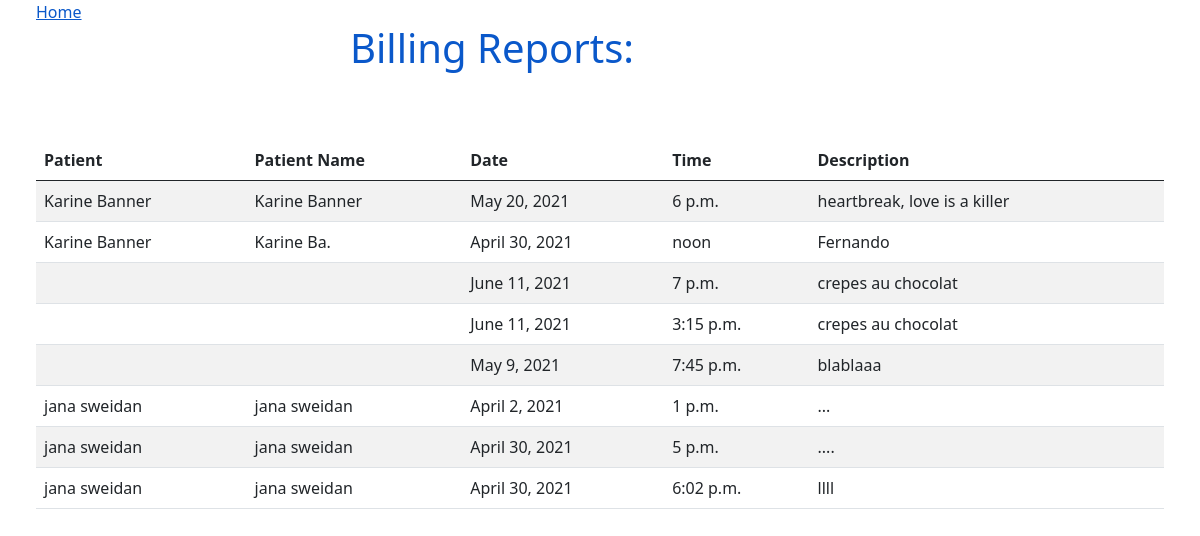
/billing (signed in), run on an earlier commit of the app's database.
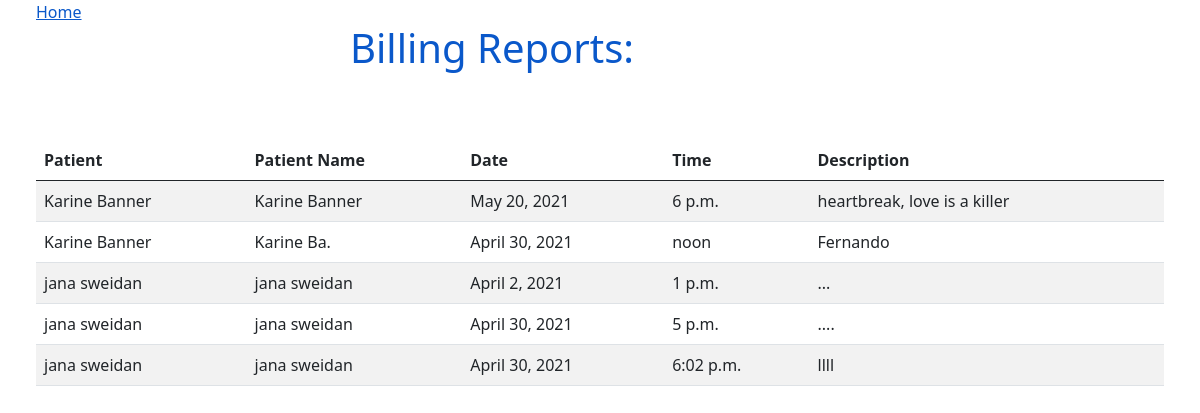
And on a later commit of the database.
### appointments/models.py (models this page shows, shortened)
class Appointment(models.Model):
    patient = models.ForeignKey(Patient, on_delete=models.CASCADE, related_name='appointment_patient')
    doctor = models.ForeignKey(Doctor, on_delete=models.CASCADE, related_name='appointment_doctor')
    patientname=models.CharField(max_length=40,null=True)
    doctorname =models.CharField(max_length=40,null=True)
    date = models.DateField(null=True)
    time = models.fields.TimeField(null=True)
    description=models.TextField(max_length=500, null=True)
    canceled = models.BooleanField(default= False)

class Patient(models.Model):
    user = models.OneToOneField(User, on_delete=models.CASCADE , null= True)
    firstname =models.CharField(max_length=200)
    lastname = models.CharField(max_length=200)
    address = models.CharField(max_length=40,  null= True)
    mobile = models.CharField(max_length=20,null= True)
    chronic_deseases = models.CharField(max_length=100,null=True)
    unimmune_to = models.TextField(max_length=300, null= True)
    status = models.BooleanField(default=False)
    def __str__(self):
        return self.firstname+" "+self.lastname

### home/views.py (the view)
# urls.py: url(r'^billing', views.billingReport),
def billingReport(request):
    if(request.session['user_type'] == '0'):
        p = User.objects.get(id=request.session['id'])
        patient = Patient.objects.get(user=p)
        appoint = Appointment.objects.filter(patient=patient)
    elif (request.session['user_type'] == '1'):
        p = User.objects.get(id=request.session['id'])
        patient = Doctor.objects.get(user=p)
        appoint = Appointment.objects.filter(doctor=patient)
    return render(request, 'billing.html', {'bills':appoint, 'usertype':int(request.session['user_type'])})

### templates/billing.html (shortened to what this page needs)
<!DOCTYPE html>
<html>
<head>
    <link href="https://cdn.jsdelivr.net/npm/bootstrap@5.0.0-beta3/dist/css/bootstrap.min.css" rel="stylesheet"
>
</head>
<body>
    <a href='/' style="padding: 3%;">Home</a>
    <div class="mx-auto" style="width: 500px;">
        <h1 style="color: #0a58ca;">Billing Reports: </h1>
    </div>
    <br>
    <div style="padding: 3%;">
        {% if bills.count > 0 %}
        <table class="table table-striped">
            <thead>
                <tr>
                    {% if usertype == 1 %}
                    <th>Patient</th>
                    {%endif%}
                    {% if usertype == 1 %}
                    <th>Patient Name</th>
                    {%endif%}
                    <th>Date</th>
                    <th>Time</th>
                    <th>Description</th>
                </tr>
            </thead>
            <tbody>
                {% for bill in bills %}
                <tr>
                    {% if usertype == 1 %}
                    <td>{{ bill.patient }}</td>
                    {%endif%}
                    {% if usertype == 1 %}
                    <td>{{ bill.patientname }}</td>
                    {%endif%}
                    <td>{{ bill.date }}</td>
                    <td>{{ bill.time }}</td>
                    <td>{{ bill.description }}</td>
                </tr>
                {% endfor %}
            </tbody>
        </table>
        {% else %}
        <i>Empty</i>
        {% endif %}
    </div>
</body>
</html>

What changed in the data, as far as the page shows it:
removed Appointment: date "June 11, 2021", time "7 p.m.", description "crepes au chocolat"
removed Appointment: date "June 11, 2021", time "3:15 p.m.", description "crepes au chocolat"
removed Appointment: date "May 9, 2021", time "7:45 p.m.", description "blablaaa"
